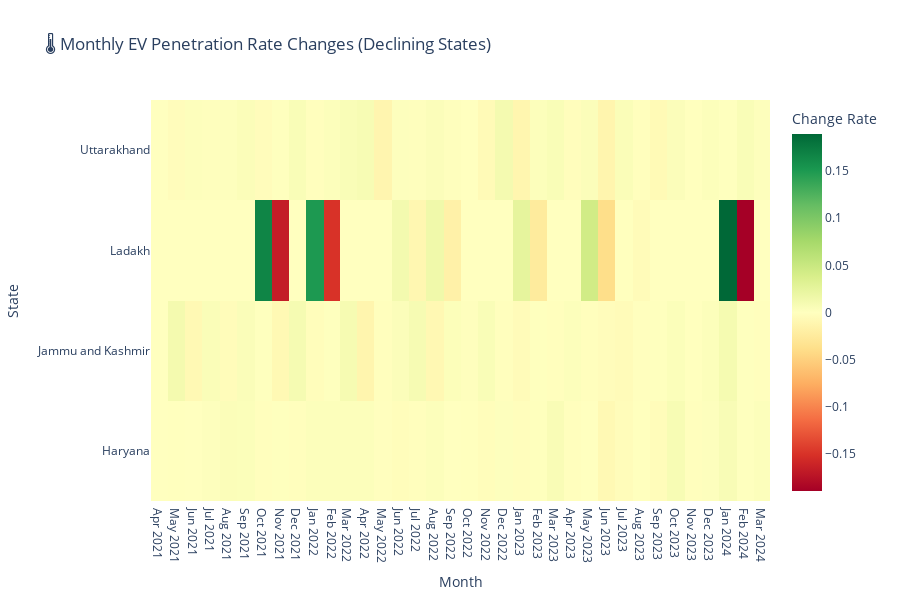

Notebook source saved alongside this figure:
### Code cell
import plotly.graph_objects as go

# Prepare heatmap data
heatmap_data = monthly_changes.fillna(0).round(4)

fig_heatmap = go.Figure(
    data=go.Heatmap(
        z=heatmap_data.values,
        x=heatmap_data.columns,
        y=heatmap_data.index,
        colorscale='RdYlGn',
        zmid=0,
        colorbar=dict(title='Change Rate'),
        text=heatmap_data.values,
        hovertemplate='State: %{y}<br>Month: %{x}<br>Change: %{z}<extra></extra>'
    )
)

fig_heatmap.update_layout(
    title='🌡️ Monthly EV Penetration Rate Changes (Declining States)',
    xaxis_nticks=36,
    xaxis_title='Month',
    yaxis_title='State',
    template="plotly_white",
    height=600
)

fig_heatmap.show()

### Figure 1 — Plotly figure (JSON) as saved in the notebook; plotly's stock layout.template omitted (floating-point values rounded to 4 significant figures; data arrays with more than 128 entries replaced by an {"elided": "..."} marker saying what was removed)
{"data": [{"colorbar": {"title": {"text": "Change Rate"}}, "colorscale": [[0, "rgb(165,0,38)"], [0.1, "rgb(215,48,39)"], [0.2, "rgb(244,109,67)"], [0.3, "rgb(253,174,97)"], [0.4, "rgb(254,224,139)"], [0.5, "rgb(255,255,191)"], [0.6, "rgb(217,239,139)"], [0.7, "rgb(166,217,106)"], [0.8, "rgb(102,189,99)"], [0.9, "rgb(26,152,80)"], [1, "rgb(0,104,55)"]], "hovertemplate": "State: %{y}<br>Month: %{x}<br>Change: %{z}<extra></extra>", "text": {"elided": "4x36 float values"}, "type": "heatmap", "x": ["2021-04", "2021-05", "2021-06", "2021-07", "2021-08", "2021-09", "2021-10", "2021-11", "2021-12", "2022-01", "2022-02", "2022-03", "2022-04", "2022-05", "2022-06", "2022-07", "2022-08", "2022-09", "2022-10", "2022-11", "2022-12", "2023-01", "2023-02", "2023-03", "2023-04", "2023-05", "2023-06", "2023-07", "2023-08", "2023-09", "2023-10", "2023-11", "2023-12", "2024-01", "2024-02", "2024-03"], "y": ["Haryana", "Jammu and Kashmir", "Ladakh", "Uttarakhand"], "z": {"elided": "4x36 float values"}, "zmid": 0}], "layout": {"height": 600, "title": {"text": "🌡️ Monthly EV Penetration Rate Changes (Declining States)"}, "xaxis": {"nticks": 36, "title": {"text": "Month"}}, "yaxis": {"title": {"text": "State"}}}}
